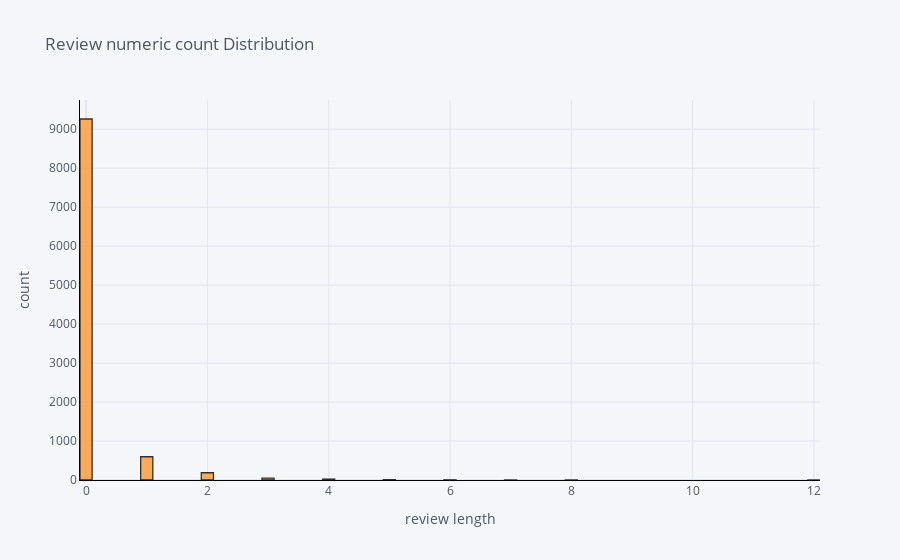

Notebook code cell kept with this figure:
### Markdown cell above
### Observation
- Most of the words fall in range of 3 to 10 in length, with 5 being the most common
- One of the reviews has an average word length of ~35

### Code cell
df['numeric_count'].iplot(
    kind='hist',
    bins=100,
    xTitle='review length',
    linecolor='black',
    yTitle='count',
    title='Review numeric count Distribution')

### Figure 1 — Plotly figure (JSON) as saved in the notebook; plotly's stock layout.template omitted (floating-point values rounded to 4 significant figures; data arrays with more than 128 entries replaced by an {"elided": "..."} marker saying what was removed)
{"data": [{"histfunc": "count", "histnorm": "", "marker": {"color": "rgba(255, 153, 51, 1.0)", "line": {"color": "#000000", "width": 1.3}}, "name": "numeric_count", "nbinsx": 100, "opacity": 0.8, "orientation": "v", "type": "histogram", "x": {"elided": "10131 int values"}}], "layout": {"barmode": "overlay", "legend": {"bgcolor": "#F5F6F9", "font": {"color": "#4D5663"}}, "paper_bgcolor": "#F5F6F9", "plot_bgcolor": "#F5F6F9", "title": {"font": {"color": "#4D5663"}, "text": "Review numeric count Distribution"}, "xaxis": {"gridcolor": "#E1E5ED", "linecolor": "black", "showgrid": true, "tickfont": {"color": "#4D5663"}, "title": {"font": {"color": "#4D5663"}, "text": "review length"}, "zerolinecolor": "#E1E5ED"}, "yaxis": {"gridcolor": "#E1E5ED", "linecolor": "black", "showgrid": true, "tickfont": {"color": "#4D5663"}, "title": {"font": {"color": "#4D5663"}, "text": "count"}, "zerolinecolor": "#E1E5ED"}}}
